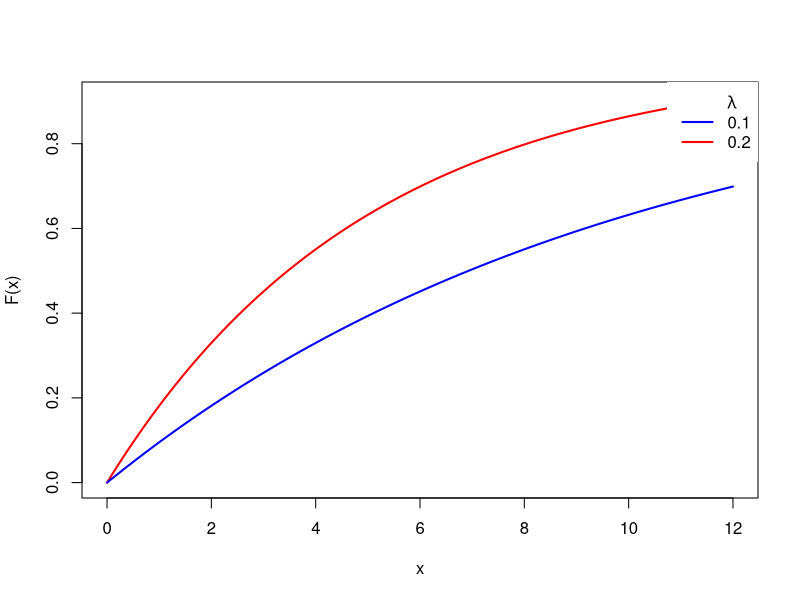

The R source for this figure:
# Grid of X-axis values
x <- seq(0, 12, 0.1)

# lambda = 0.2
plot(x, pexp(x, rate = 0.2), type = "l",
     ylab = "F(x)", lwd = 2, col = "red")
# lambda = 0.1
lines(x, pexp(x, rate = 0.1), col = "blue", lty = 1, lwd = 2)

# Adding a legend
legend("topright", c(expression(paste(, lambda)), "0.1", "0.2"),
       lty = c(0, 1, 1), col = c("red", "blue"), box.lty = 0, lwd = 2)
